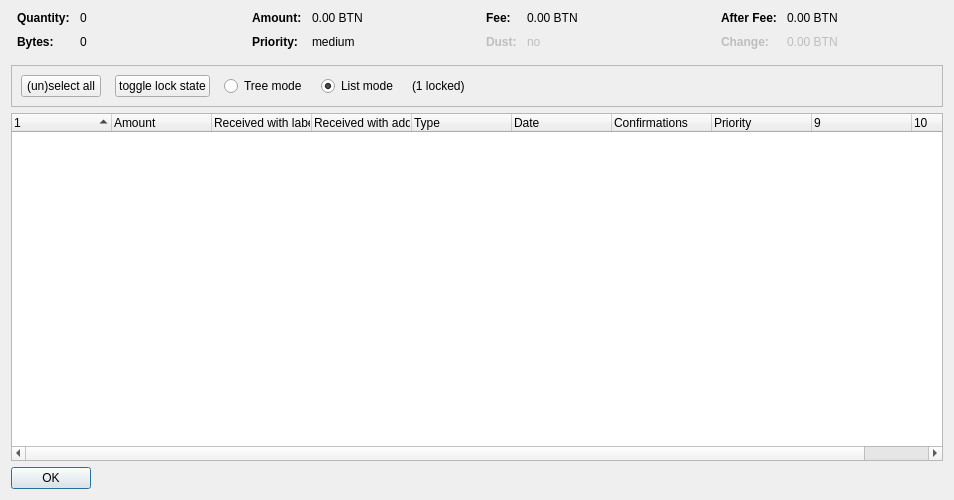
<?xml version="1.0" encoding="UTF-8"?>
<ui version="4.0">
 <class>CoinControlDialog</class>
 <widget class="QDialog" name="CoinControlDialog">
  <property name="geometry">
   <rect>
    <x>0</x>
    <y>0</y>
    <width>954</width>
    <height>500</height>
   </rect>
  </property>
  <property name="windowTitle">
   <string>Coin Selection</string>
  </property>
  <layout class="QVBoxLayout" name="verticalLayout">
   <item>
    <layout class="QHBoxLayout" name="horizontalLayoutTop" stretch="0,0,0,0">
     <property name="topMargin">
      <number>0</number>
     </property>
     <property name="bottomMargin">
      <number>10</number>
     </property>
     <item>
      <layout class="QFormLayout" name="formLayoutCoinControl1">
       <property name="horizontalSpacing">
        <number>10</number>
       </property>
       <property name="verticalSpacing">
        <number>10</number>
       </property>
       <property name="leftMargin">
        <number>6</number>
       </property>
       <property name="rightMargin">
        <number>6</number>
       </property>
       <item row="0" column="0">
        <widget class="QLabel" name="labelCoinControlQuantityText">
         <property name="font">
          <font>
           <weight>75</weight>
           <bold>true</bold>
          </font>
         </property>
         <property name="text">
          <string>Quantity:</string>
         </property>
        </widget>
       </item>
       <item row="0" column="1">
        <widget class="QLabel" name="labelCoinControlQuantity">
         <property name="cursor">
          <cursorShape>IBeamCursor</cursorShape>
         </property>
         <property name="contextMenuPolicy">
          <enum>Qt::ActionsContextMenu</enum>
         </property>
         <property name="text">
          <string notr="true">0</string>
         </property>
         <property name="textInteractionFlags">
          <set>Qt::LinksAccessibleByMouse|Qt::TextSelectableByKeyboard|Qt::TextSelectableByMouse</set>
         </property>
        </widget>
       </item>
       <item row="1" column="0">
        <widget class="QLabel" name="labelCoinControlBytesText">
         <property name="font">
          <font>
           <weight>75</weight>
           <bold>true</bold>
          </font>
         </property>
         <property name="text">
          <string>Bytes:</string>
         </property>
        </widget>
       </item>
       <item row="1" column="1">
        <widget class="QLabel" name="labelCoinControlBytes">
         <property name="cursor">
          <cursorShape>IBeamCursor</cursorShape>
         </property>
         <property name="contextMenuPolicy">
          <enum>Qt::ActionsContextMenu</enum>
         </property>
         <property name="text">
          <string notr="true">0</string>
         </property>
         <property name="textInteractionFlags">
          <set>Qt::LinksAccessibleByMouse|Qt::TextSelectableByKeyboard|Qt::TextSelectableByMouse</set>
         </property>
        </widget>
       </item>
      </layout>
     </item>
     <item>
      <layout class="QFormLayout" name="formLayoutCoinControl2">
       <property name="horizontalSpacing">
        <number>10</number>
       </property>
       <property name="verticalSpacing">
        <number>10</number>
       </property>
       <property name="leftMargin">
        <number>6</number>
       </property>
       <property name="rightMargin">
        <number>6</number>
       </property>
       <item row="0" column="0">
        <widget class="QLabel" name="labelCoinControlAmountText">
         <property name="font">
          <font>
           <weight>75</weight>
           <bold>true</bold>
          </font>
         </property>
         <property name="text">
          <string>Amount:</string>
         </property>
        </widget>
       </item>
       <item row="0" column="1">
        <widget class="QLabel" name="labelCoinControlAmount">
         <property name="cursor">
          <cursorShape>IBeamCursor</cursorShape>
         </property>
         <property name="contextMenuPolicy">
          <enum>Qt::ActionsContextMenu</enum>
         </property>
         <property name="text">
          <string notr="true">0.00 BTN</string>
         </property>
         <property name="textInteractionFlags">
          <set>Qt::LinksAccessibleByMouse|Qt::TextSelectableByKeyboard|Qt::TextSelectableByMouse</set>
         </property>
        </widget>
       </item>
       <item row="1" column="0">
        <widget class="QLabel" name="labelCoinControlPriorityText">
         <property name="font">
          <font>
           <weight>75</weight>
           <bold>true</bold>
          </font>
         </property>
         <property name="text">
          <string>Priority:</string>
         </property>
        </widget>
       </item>
       <item row="1" column="1">
        <widget class="QLabel" name="labelCoinControlPriority">
         <property name="cursor">
          <cursorShape>IBeamCursor</cursorShape>
         </property>
         <property name="contextMenuPolicy">
          <enum>Qt::ActionsContextMenu</enum>
         </property>
         <property name="text">
          <string>medium</string>
         </property>
         <property name="textInteractionFlags">
          <set>Qt::LinksAccessibleByMouse|Qt::TextSelectableByKeyboard|Qt::TextSelectableByMouse</set>
         </property>
        </widget>
       </item>
      </layout>
     </item>
     <item>
      <layout class="QFormLayout" name="formLayoutCoinControl3">
       <property name="horizontalSpacing">
        <number>10</number>
       </property>
       <property name="verticalSpacing">
        <number>10</number>
       </property>
       <property name="leftMargin">
        <number>6</number>
       </property>
       <property name="rightMargin">
        <number>6</number>
       </property>
       <item row="0" column="0">
        <widget class="QLabel" name="labelCoinControlFeeText">
         <property name="font">
          <font>
           <weight>75</weight>
           <bold>true</bold>
          </font>
         </property>
         <property name="text">
          <string>Fee:</string>
         </property>
        </widget>
       </item>
       <item row="0" column="1">
        <widget class="QLabel" name="labelCoinControlFee">
         <property name="cursor">
          <cursorShape>IBeamCursor</cursorShape>
         </property>
         <property name="contextMenuPolicy">
          <enum>Qt::ActionsContextMenu</enum>
         </property>
         <property name="text">
          <string notr="true">0.00 BTN</string>
         </property>
         <property name="textInteractionFlags">
          <set>Qt::LinksAccessibleByMouse|Qt::TextSelectableByKeyboard|Qt::TextSelectableByMouse</set>
         </property>
        </widget>
       </item>
       <item row="1" column="0">
        <widget class="QLabel" name="labelCoinControlLowOutputText">
         <property name="enabled">
          <bool>false</bool>
         </property>
         <property name="font">
          <font>
           <weight>75</weight>
           <bold>true</bold>
          </font>
         </property>
         <property name="text">
          <string>Dust:</string>
         </property>
        </widget>
       </item>
       <item row="1" column="1">
        <widget class="QLabel" name="labelCoinControlLowOutput">
         <property name="enabled">
          <bool>false</bool>
         </property>
         <property name="cursor">
          <cursorShape>IBeamCursor</cursorShape>
         </property>
         <property name="contextMenuPolicy">
          <enum>Qt::ActionsContextMenu</enum>
         </property>
         <property name="text">
          <string>no</string>
         </property>
         <property name="textInteractionFlags">
          <set>Qt::LinksAccessibleByMouse|Qt::TextSelectableByKeyboard|Qt::TextSelectableByMouse</set>
         </property>
        </widget>
       </item>
      </layout>
     </item>
     <item>
      <layout class="QFormLayout" name="formLayoutCoinControl4">
       <property name="horizontalSpacing">
        <number>10</number>
       </property>
       <property name="verticalSpacing">
        <number>10</number>
       </property>
       <property name="leftMargin">
        <number>6</number>
       </property>
       <property name="rightMargin">
        <number>6</number>
       </property>
       <item row="0" column="0">
        <widget class="QLabel" name="labelCoinControlAfterFeeText">
         <property name="font">
          <font>
           <weight>75</weight>
           <bold>true</bold>
          </font>
         </property>
         <property name="text">
          <string>After Fee:</string>
         </property>
        </widget>
       </item>
       <item row="0" column="1">
        <widget class="QLabel" name="labelCoinControlAfterFee">
         <property name="cursor">
          <cursorShape>IBeamCursor</cursorShape>
         </property>
         <property name="contextMenuPolicy">
          <enum>Qt::ActionsContextMenu</enum>
         </property>
         <property name="text">
          <string notr="true">0.00 BTN</string>
         </property>
         <property name="textInteractionFlags">
          <set>Qt::LinksAccessibleByMouse|Qt::TextSelectableByKeyboard|Qt::TextSelectableByMouse</set>
         </property>
        </widget>
       </item>
       <item row="1" column="0">
        <widget class="QLabel" name="labelCoinControlChangeText">
         <property name="enabled">
          <bool>false</bool>
         </property>
         <property name="font">
          <font>
           <weight>75</weight>
           <bold>true</bold>
          </font>
         </property>
         <property name="text">
          <string>Change:</string>
         </property>
        </widget>
       </item>
       <item row="1" column="1">
        <widget class="QLabel" name="labelCoinControlChange">
         <property name="enabled">
          <bool>false</bool>
         </property>
         <property name="cursor">
          <cursorShape>IBeamCursor</cursorShape>
         </property>
         <property name="contextMenuPolicy">
          <enum>Qt::ActionsContextMenu</enum>
         </property>
         <property name="text">
          <string notr="true">0.00 BTN</string>
         </property>
         <property name="textInteractionFlags">
          <set>Qt::LinksAccessibleByMouse|Qt::TextSelectableByKeyboard|Qt::TextSelectableByMouse</set>
         </property>
        </widget>
       </item>
      </layout>
     </item>
    </layout>
   </item>
   <item>
    <widget class="QFrame" name="frame">
     <property name="minimumSize">
      <size>
       <width>0</width>
       <height>40</height>
      </size>
     </property>
     <property name="frameShape">
      <enum>QFrame::StyledPanel</enum>
     </property>
     <property name="frameShadow">
      <enum>QFrame::Sunken</enum>
     </property>
     <layout class="QHBoxLayout" name="horizontalLayout">
      <item>
       <layout class="QHBoxLayout" name="horizontalLayoutPanel" stretch="0,0,0,0,0,0">
        <property name="spacing">
         <number>14</number>
        </property>
        <item>
         <widget class="QPushButton" name="pushButtonSelectAll">
          <property name="sizePolicy">
           <sizepolicy hsizetype="Maximum" vsizetype="Fixed">
            <horstretch>0</horstretch>
            <verstretch>0</verstretch>
           </sizepolicy>
          </property>
          <property name="text">
           <string>(un)select all</string>
          </property>
          <property name="autoDefault">
           <bool>false</bool>
          </property>
         </widget>
        </item>
        <item>
         <widget class="QPushButton" name="pushButtonToggleLock">
          <property name="sizePolicy">
           <sizepolicy hsizetype="Maximum" vsizetype="Fixed">
            <horstretch>0</horstretch>
            <verstretch>0</verstretch>
           </sizepolicy>
          </property>
          <property name="text">
           <string>toggle lock state</string>
          </property>
          <property name="autoDefault">
           <bool>false</bool>
          </property>
         </widget>
        </item>
        <item>
         <widget class="QRadioButton" name="radioTreeMode">
          <property name="sizePolicy">
           <sizepolicy hsizetype="Maximum" vsizetype="Fixed">
            <horstretch>0</horstretch>
            <verstretch>0</verstretch>
           </sizepolicy>
          </property>
          <property name="text">
           <string>Tree mode</string>
          </property>
         </widget>
        </item>
        <item>
         <widget class="QRadioButton" name="radioListMode">
          <property name="sizePolicy">
           <sizepolicy hsizetype="Maximum" vsizetype="Fixed">
            <horstretch>0</horstretch>
            <verstretch>0</verstretch>
           </sizepolicy>
          </property>
          <property name="text">
           <string>List mode</string>
          </property>
          <property name="checked">
           <bool>true</bool>
          </property>
         </widget>
        </item>
        <item>
         <widget class="QLabel" name="labelLocked">
          <property name="text">
           <string>(1 locked)</string>
          </property>
         </widget>
        </item>
        <item>
         <spacer name="horizontalSpacer">
          <property name="orientation">
           <enum>Qt::Horizontal</enum>
          </property>
          <property name="sizeHint" stdset="0">
           <size>
            <width>40</width>
            <height>20</height>
           </size>
          </property>
         </spacer>
        </item>
       </layout>
      </item>
     </layout>
    </widget>
   </item>
   <item>
    <widget class="CoinControlTreeWidget" name="treeWidget">
     <property name="contextMenuPolicy">
      <enum>Qt::CustomContextMenu</enum>
     </property>
     <property name="sortingEnabled">
      <bool>false</bool>
     </property>
     <property name="columnCount">
      <number>10</number>
     </property>
     <attribute name="headerShowSortIndicator" stdset="0">
      <bool>true</bool>
     </attribute>
     <attribute name="headerStretchLastSection">
      <bool>false</bool>
     </attribute>
     <column>
      <property name="text">
       <string/>
      </property>
     </column>
     <column>
      <property name="text">
       <string>Amount</string>
      </property>
     </column>
     <column>
      <property name="text">
       <string>Received with label</string>
      </property>
     </column>
     <column>
      <property name="text">
       <string>Received with address</string>
      </property>
     </column>
     <column>
      <property name="text">
       <string>Type</string>
      </property>
     </column>
     <column>
      <property name="text">
       <string>Date</string>
      </property>
     </column>
     <column>
      <property name="text">
       <string>Confirmations</string>
      </property>
      <property name="toolTip">
       <string>Confirmed</string>
      </property>
     </column>
     <column>
      <property name="text">
       <string>Priority</string>
      </property>
     </column>
     <column>
      <property name="text">
       <string/>
      </property>
     </column>
     <column>
      <property name="text">
       <string/>
      </property>
     </column>
    </widget>
   </item>
   <item>
    <widget class="QDialogButtonBox" name="buttonBox">
     <property name="sizePolicy">
      <sizepolicy hsizetype="Maximum" vsizetype="Fixed">
       <horstretch>0</horstretch>
       <verstretch>0</verstretch>
      </sizepolicy>
     </property>
     <property name="orientation">
      <enum>Qt::Horizontal</enum>
     </property>
     <property name="standardButtons">
      <set>QDialogButtonBox::Ok</set>
     </property>
    </widget>
   </item>
  </layout>
 </widget>
 <customwidgets>
  <customwidget>
   <class>CoinControlTreeWidget</class>
   <extends>QTreeWidget</extends>
   <header>coincontroltreewidget.h</header>
  </customwidget>
 </customwidgets>
 <resources/>
 <connections/>
</ui>
